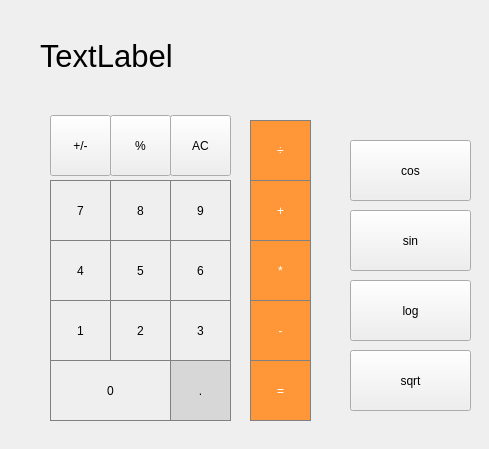
<?xml version="1.0" encoding="UTF-8"?>
<ui version="4.0">
 <class>MainWindow</class>
 <widget class="QMainWindow" name="MainWindow">
  <property name="geometry">
   <rect>
    <x>0</x>
    <y>0</y>
    <width>489</width>
    <height>449</height>
   </rect>
  </property>
  <property name="windowTitle">
   <string>MainWindow</string>
  </property>
  <property name="styleSheet">
   <string notr="true">QLabel {
  qproperty-alignment: 'AlignVCenter | AlignRight';
  border: 1px solid gray;
}

background-color : white;</string>
  </property>
  <widget class="QWidget" name="centralwidget">
   <widget class="QLabel" name="show_result">
    <property name="geometry">
     <rect>
      <x>40</x>
      <y>20</y>
      <width>411</width>
      <height>71</height>
     </rect>
    </property>
    <property name="font">
     <font>
      <pointsize>23</pointsize>
     </font>
    </property>
    <property name="styleSheet">
     <string notr="true">QLabel {
  qproperty-alignment: 'AlignVCenter | AlignRight';
  border: 1px solid gray;
}

background-color : white;</string>
    </property>
    <property name="text">
     <string>TextLabel</string>
    </property>
   </widget>
   <widget class="QPushButton" name="pushButton_AC">
    <property name="geometry">
     <rect>
      <x>170</x>
      <y>115</y>
      <width>61</width>
      <height>61</height>
     </rect>
    </property>
    <property name="text">
     <string>AC</string>
    </property>
   </widget>
   <widget class="QPushButton" name="pushButton_plusminus">
    <property name="geometry">
     <rect>
      <x>50</x>
      <y>115</y>
      <width>61</width>
      <height>61</height>
     </rect>
    </property>
    <property name="text">
     <string>+/-</string>
    </property>
   </widget>
   <widget class="QPushButton" name="pushButton_procent">
    <property name="geometry">
     <rect>
      <x>110</x>
      <y>115</y>
      <width>61</width>
      <height>61</height>
     </rect>
    </property>
    <property name="text">
     <string>%</string>
    </property>
   </widget>
   <widget class="QPushButton" name="pushButton_devide">
    <property name="geometry">
     <rect>
      <x>250</x>
      <y>120</y>
      <width>61</width>
      <height>61</height>
     </rect>
    </property>
    <property name="styleSheet">
     <string notr="true">QPushButton {
  background-color: rgb(255, 151, 57);
  color: white; 
  border: 1px solid gray;
}

QPushButton:pressed {
    background-color: qlineargradient(x1: 0, y1: 0, x2: 0, y2: 1,
                                      stop: 0 #FF7832, stop: 1 #FF9739);
}</string>
    </property>
    <property name="text">
     <string>÷</string>
    </property>
   </widget>
   <widget class="QPushButton" name="pushButton_7">
    <property name="geometry">
     <rect>
      <x>50</x>
      <y>180</y>
      <width>61</width>
      <height>61</height>
     </rect>
    </property>
    <property name="styleSheet">
     <string notr="true">QPushButton {
   border: 1px solid gray;
}
QPushButton:pressed {
    background-color: qlineargradient(x1: 0, y1: 0, x2: 0, y2: 1,
                                      stop: 0 #dadbde, stop: 1 #f6f7fa);
}</string>
    </property>
    <property name="text">
     <string>7</string>
    </property>
   </widget>
   <widget class="QPushButton" name="pushButton_9">
    <property name="geometry">
     <rect>
      <x>170</x>
      <y>180</y>
      <width>61</width>
      <height>61</height>
     </rect>
    </property>
    <property name="styleSheet">
     <string notr="true">QPushButton {
   border: 1px solid gray;
}
QPushButton:pressed {
    background-color: qlineargradient(x1: 0, y1: 0, x2: 0, y2: 1,
                                      stop: 0 #dadbde, stop: 1 #f6f7fa);
}</string>
    </property>
    <property name="text">
     <string>9</string>
    </property>
   </widget>
   <widget class="QPushButton" name="pushButton_8">
    <property name="geometry">
     <rect>
      <x>110</x>
      <y>180</y>
      <width>61</width>
      <height>61</height>
     </rect>
    </property>
    <property name="styleSheet">
     <string notr="true">QPushButton {
   border: 1px solid gray;
}
QPushButton:pressed {
    background-color: qlineargradient(x1: 0, y1: 0, x2: 0, y2: 1,
                                      stop: 0 #dadbde, stop: 1 #f6f7fa);
}</string>
    </property>
    <property name="text">
     <string>8</string>
    </property>
   </widget>
   <widget class="QPushButton" name="pushButton_plus">
    <property name="geometry">
     <rect>
      <x>250</x>
      <y>180</y>
      <width>61</width>
      <height>61</height>
     </rect>
    </property>
    <property name="styleSheet">
     <string notr="true">QPushButton {
  background-color: rgb(255, 151, 57);
  color: white; 
  border: 1px solid gray;
}

QPushButton:pressed {
    background-color: qlineargradient(x1: 0, y1: 0, x2: 0, y2: 1,
                                      stop: 0 #FF7832, stop: 1 #FF9739);
}</string>
    </property>
    <property name="text">
     <string>+</string>
    </property>
   </widget>
   <widget class="QPushButton" name="pushButton_4">
    <property name="geometry">
     <rect>
      <x>50</x>
      <y>240</y>
      <width>61</width>
      <height>61</height>
     </rect>
    </property>
    <property name="styleSheet">
     <string notr="true">QPushButton {
   border: 1px solid gray;
}
QPushButton:pressed {
    background-color: qlineargradient(x1: 0, y1: 0, x2: 0, y2: 1,
                                      stop: 0 #dadbde, stop: 1 #f6f7fa);
}</string>
    </property>
    <property name="text">
     <string>4</string>
    </property>
   </widget>
   <widget class="QPushButton" name="pushButton_6">
    <property name="geometry">
     <rect>
      <x>170</x>
      <y>240</y>
      <width>61</width>
      <height>61</height>
     </rect>
    </property>
    <property name="styleSheet">
     <string notr="true">QPushButton {
   border: 1px solid gray;
}
QPushButton:pressed {
    background-color: qlineargradient(x1: 0, y1: 0, x2: 0, y2: 1,
                                      stop: 0 #dadbde, stop: 1 #f6f7fa);
}</string>
    </property>
    <property name="text">
     <string>6</string>
    </property>
   </widget>
   <widget class="QPushButton" name="pushButton_5">
    <property name="geometry">
     <rect>
      <x>110</x>
      <y>240</y>
      <width>61</width>
      <height>61</height>
     </rect>
    </property>
    <property name="styleSheet">
     <string notr="true">QPushButton {
   border: 1px solid gray;
}
QPushButton:pressed {
    background-color: qlineargradient(x1: 0, y1: 0, x2: 0, y2: 1,
                                      stop: 0 #dadbde, stop: 1 #f6f7fa);
}</string>
    </property>
    <property name="text">
     <string>5</string>
    </property>
   </widget>
   <widget class="QPushButton" name="pushButton_multiply">
    <property name="geometry">
     <rect>
      <x>250</x>
      <y>240</y>
      <width>61</width>
      <height>61</height>
     </rect>
    </property>
    <property name="styleSheet">
     <string notr="true">QPushButton {
  background-color: rgb(255, 151, 57);
  color: white; 
  border: 1px solid gray;
}

QPushButton:pressed {
    background-color: qlineargradient(x1: 0, y1: 0, x2: 0, y2: 1,
                                      stop: 0 #FF7832, stop: 1 #FF9739);
}</string>
    </property>
    <property name="text">
     <string>*</string>
    </property>
   </widget>
   <widget class="QPushButton" name="pushButton_1">
    <property name="geometry">
     <rect>
      <x>50</x>
      <y>300</y>
      <width>61</width>
      <height>61</height>
     </rect>
    </property>
    <property name="styleSheet">
     <string notr="true">QPushButton {
   border: 1px solid gray;
}
QPushButton:pressed {
    background-color: qlineargradient(x1: 0, y1: 0, x2: 0, y2: 1,
                                      stop: 0 #dadbde, stop: 1 #f6f7fa);
}</string>
    </property>
    <property name="text">
     <string>1</string>
    </property>
   </widget>
   <widget class="QPushButton" name="pushButton_3">
    <property name="geometry">
     <rect>
      <x>170</x>
      <y>300</y>
      <width>61</width>
      <height>61</height>
     </rect>
    </property>
    <property name="styleSheet">
     <string notr="true">QPushButton {
   border: 1px solid gray;
}
QPushButton:pressed {
    background-color: qlineargradient(x1: 0, y1: 0, x2: 0, y2: 1,
                                      stop: 0 #dadbde, stop: 1 #f6f7fa);
}</string>
    </property>
    <property name="text">
     <string>3</string>
    </property>
   </widget>
   <widget class="QPushButton" name="pushButton_2">
    <property name="geometry">
     <rect>
      <x>110</x>
      <y>300</y>
      <width>61</width>
      <height>61</height>
     </rect>
    </property>
    <property name="styleSheet">
     <string notr="true">QPushButton {
   border: 1px solid gray;
}
QPushButton:pressed {
    background-color: qlineargradient(x1: 0, y1: 0, x2: 0, y2: 1,
                                      stop: 0 #dadbde, stop: 1 #f6f7fa);
}</string>
    </property>
    <property name="text">
     <string>2</string>
    </property>
   </widget>
   <widget class="QPushButton" name="pushButton_minus">
    <property name="geometry">
     <rect>
      <x>250</x>
      <y>300</y>
      <width>61</width>
      <height>61</height>
     </rect>
    </property>
    <property name="styleSheet">
     <string notr="true">QPushButton {
  background-color: rgb(255, 151, 57);
  color: white; 
  border: 1px solid gray;
}

QPushButton:pressed {
    background-color: qlineargradient(x1: 0, y1: 0, x2: 0, y2: 1,
                                      stop: 0 #FF7832, stop: 1 #FF9739);
}</string>
    </property>
    <property name="text">
     <string>-</string>
    </property>
   </widget>
   <widget class="QPushButton" name="pushButton_0">
    <property name="geometry">
     <rect>
      <x>50</x>
      <y>360</y>
      <width>121</width>
      <height>61</height>
     </rect>
    </property>
    <property name="styleSheet">
     <string notr="true">QPushButton {
   border: 1px solid gray;
}
QPushButton:pressed {
    background-color: qlineargradient(x1: 0, y1: 0, x2: 0, y2: 1,
                                      stop: 0 #dadbde, stop: 1 #f6f7fa);
}</string>
    </property>
    <property name="text">
     <string>0</string>
    </property>
   </widget>
   <widget class="QPushButton" name="pushButton_dot">
    <property name="geometry">
     <rect>
      <x>170</x>
      <y>360</y>
      <width>61</width>
      <height>61</height>
     </rect>
    </property>
    <property name="styleSheet">
     <string notr="true">QPushButton {
  background-color: rgb(215, 215, 215);
  border: 1px solid gray;
}
QPushButton:pressed {
    background-color: qlineargradient(x1: 0, y1: 0, x2: 0, y2: 1,
                                      stop: 0 #BEBEBE, stop: 1 #D7D7D7);
}</string>
    </property>
    <property name="text">
     <string>.</string>
    </property>
   </widget>
   <widget class="QPushButton" name="pushButton_equal">
    <property name="geometry">
     <rect>
      <x>250</x>
      <y>360</y>
      <width>61</width>
      <height>61</height>
     </rect>
    </property>
    <property name="styleSheet">
     <string notr="true">QPushButton {
  background-color: rgb(255, 151, 57);
  color: white; 
  border: 1px solid gray;
}

QPushButton:pressed {
    background-color: qlineargradient(x1: 0, y1: 0, x2: 0, y2: 1,
                                      stop: 0 #FF7832, stop: 1 #FF9739);
}</string>
    </property>
    <property name="text">
     <string>=</string>
    </property>
   </widget>
   <widget class="QPushButton" name="pushButton_cos">
    <property name="geometry">
     <rect>
      <x>350</x>
      <y>140</y>
      <width>121</width>
      <height>61</height>
     </rect>
    </property>
    <property name="text">
     <string>cos</string>
    </property>
   </widget>
   <widget class="QPushButton" name="pushButton_sin">
    <property name="geometry">
     <rect>
      <x>350</x>
      <y>210</y>
      <width>121</width>
      <height>61</height>
     </rect>
    </property>
    <property name="text">
     <string>sin</string>
    </property>
   </widget>
   <widget class="QPushButton" name="pushButton_log">
    <property name="geometry">
     <rect>
      <x>350</x>
      <y>280</y>
      <width>121</width>
      <height>61</height>
     </rect>
    </property>
    <property name="text">
     <string>log</string>
    </property>
   </widget>
   <widget class="QPushButton" name="pushButton_sqrt">
    <property name="geometry">
     <rect>
      <x>350</x>
      <y>350</y>
      <width>121</width>
      <height>61</height>
     </rect>
    </property>
    <property name="text">
     <string>sqrt</string>
    </property>
   </widget>
  </widget>
 </widget>
 <resources/>
 <connections/>
</ui>
